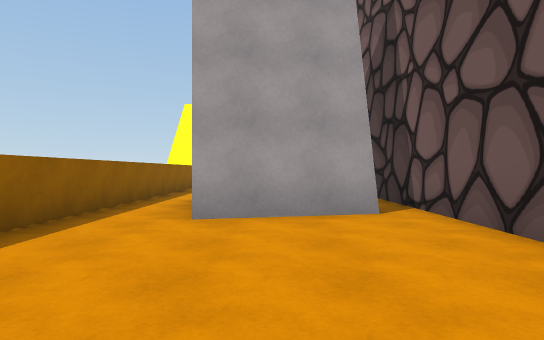
view 1 (above)

16 first-person views from a walk through a Unity game level. The camera is 1.2 m above the floor, looks level and sees 75° across. The floor is counted in squares, 2 m on a side. Each view is taken from the middle of a square. On the plan, view 1 faces up. The plan holds only what a view shows up to about 10 squares ahead; the rest is blank. The place goes on beyond the plan.

view 2
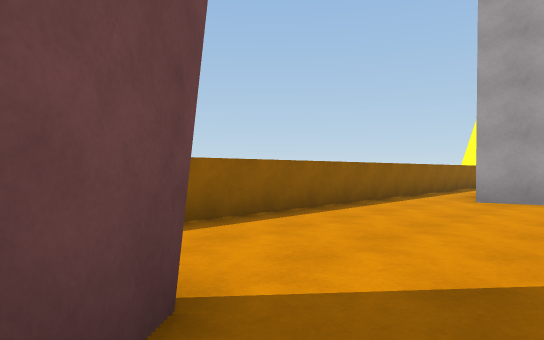

view 3
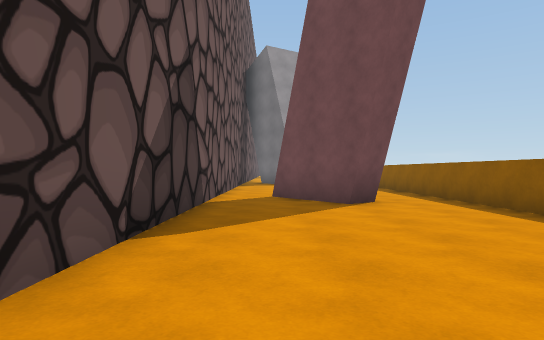

view 4
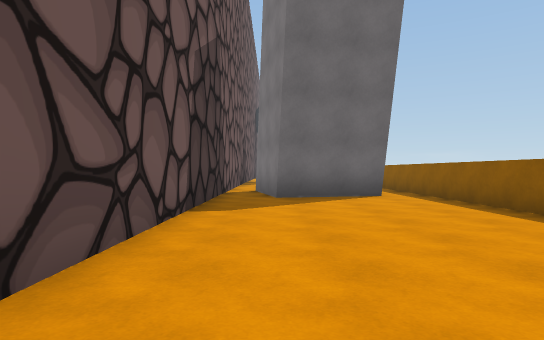

view 5
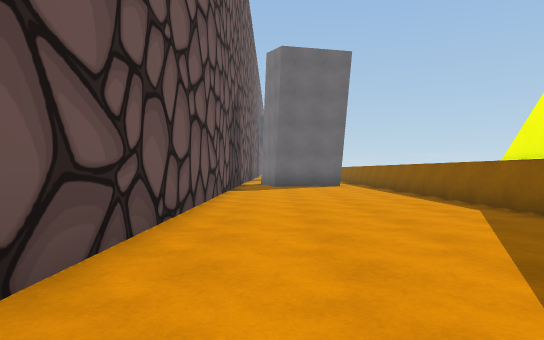

view 6
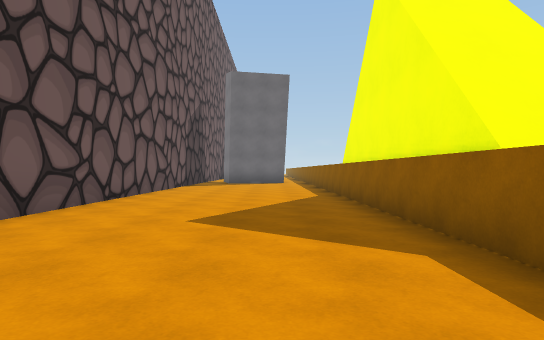

view 7
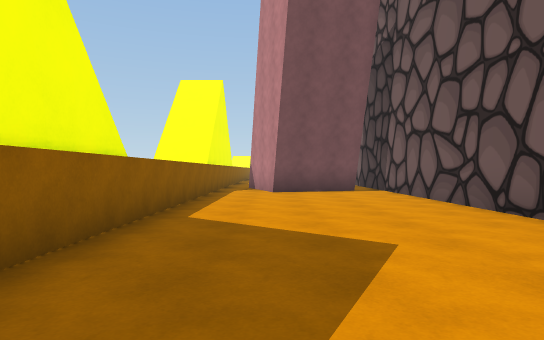

view 8
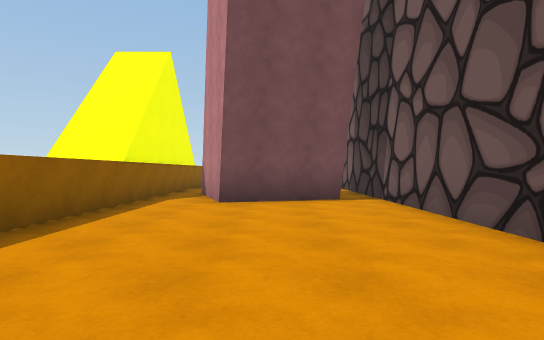

view 9
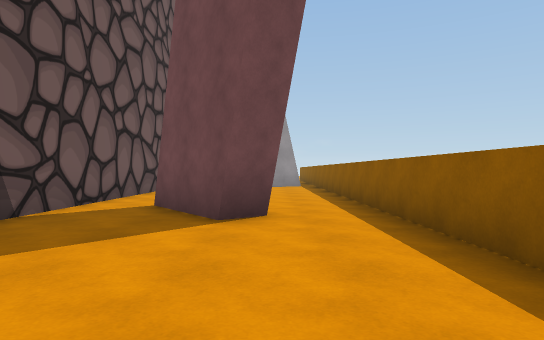

view 10
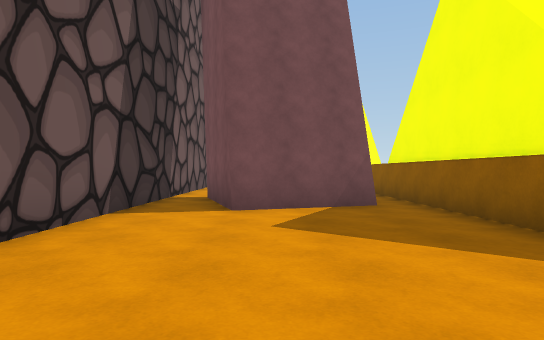

view 11
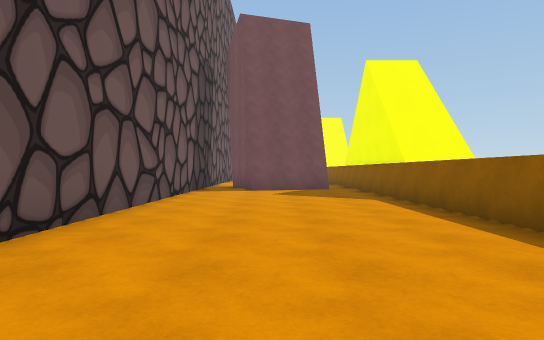

view 12
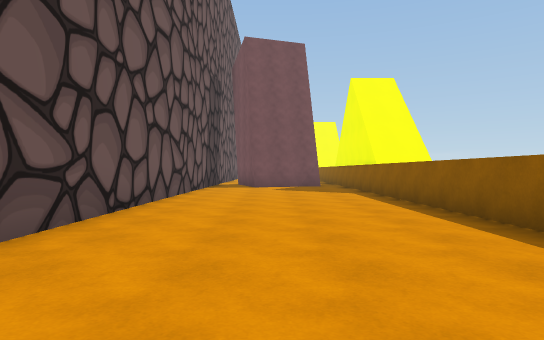

view 13
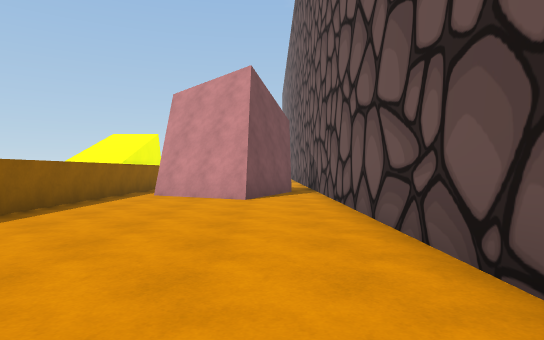

view 14
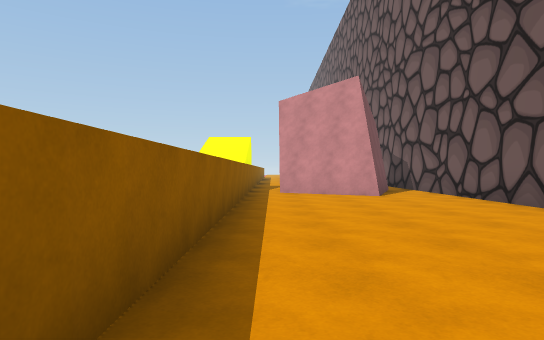

view 15
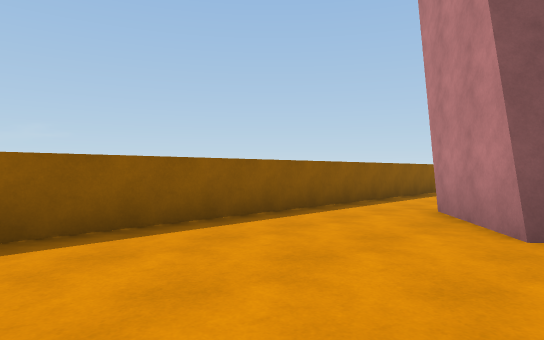

view 16
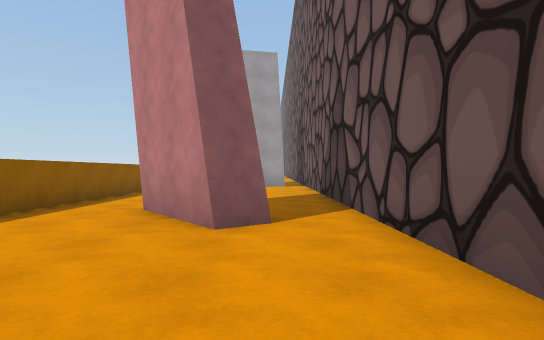

### Floor plan
Key: @ floor where view 1 was taken; # wall or solid block; . floor; ^ raised ledge.
Columns run from 4 left of view 1 to 3 right of it. Each row starts with its distance up from view 1.
 43  #.###.#
 42  ^.##..#
 41  ^.....#
 40  ^.....#
 39  ^.....#
 38  ^.....#
 37  ^.....#
 36  ^.....#
 35  ^.....#
 34  ^.....#
 33  ^.....#
 32 ^^.....#
 31  #.....#
 30  #.....#
 29  #.....#
 28  #.##..#
 27  #.###.#
 26  #.###.#
 25  ^.....#
 24  ^.....#
 23  ^.....#
 22  ^.....#
 21  ^.....#
 20  #.....#
 19  #.....#
 18  #.....#
 17  #.....#
 16  #.....#
 15  #.....#
 14  ^.....#
 13  ^.....#
 12  ^.....#
 11  ^.....#
 10  ^.....#
  9  ^.....#
  8  ^.....#
  7  ^.###.#
  6  ^.###.#
  5  ^.###.#
  4  ^.....#
  3  ^.....#
  2  ^.....#
  1  ^.....#
  0  ^..@..#
 -1  ^.....#
 -2  ^.....#
 -3  ^.##..#
 -4  ^..#..#
 -5  ^.....#
 -6  ^.....#
 -7  ^.....#
 -8  ^.... #

Positions as (right, up) in squares from view 1, and headings:
1: (0, 0), facing up
2: (1, -3), facing up-left
3: (1, 4), facing down
4: (1, 15), facing down
5: (1, 20), facing down
6: (-1, 23), facing down
7: (-1, 16), facing up
8: (0, 19), facing up
9: (-1, 2), facing down
10: (0, 34), facing down
11: (0, 39), facing down
12: (0, 41), facing down
13: (1, 34), facing up
14: (-2, 33), facing up
15: (1, -8), facing up-left
16: (1, -8), facing up
